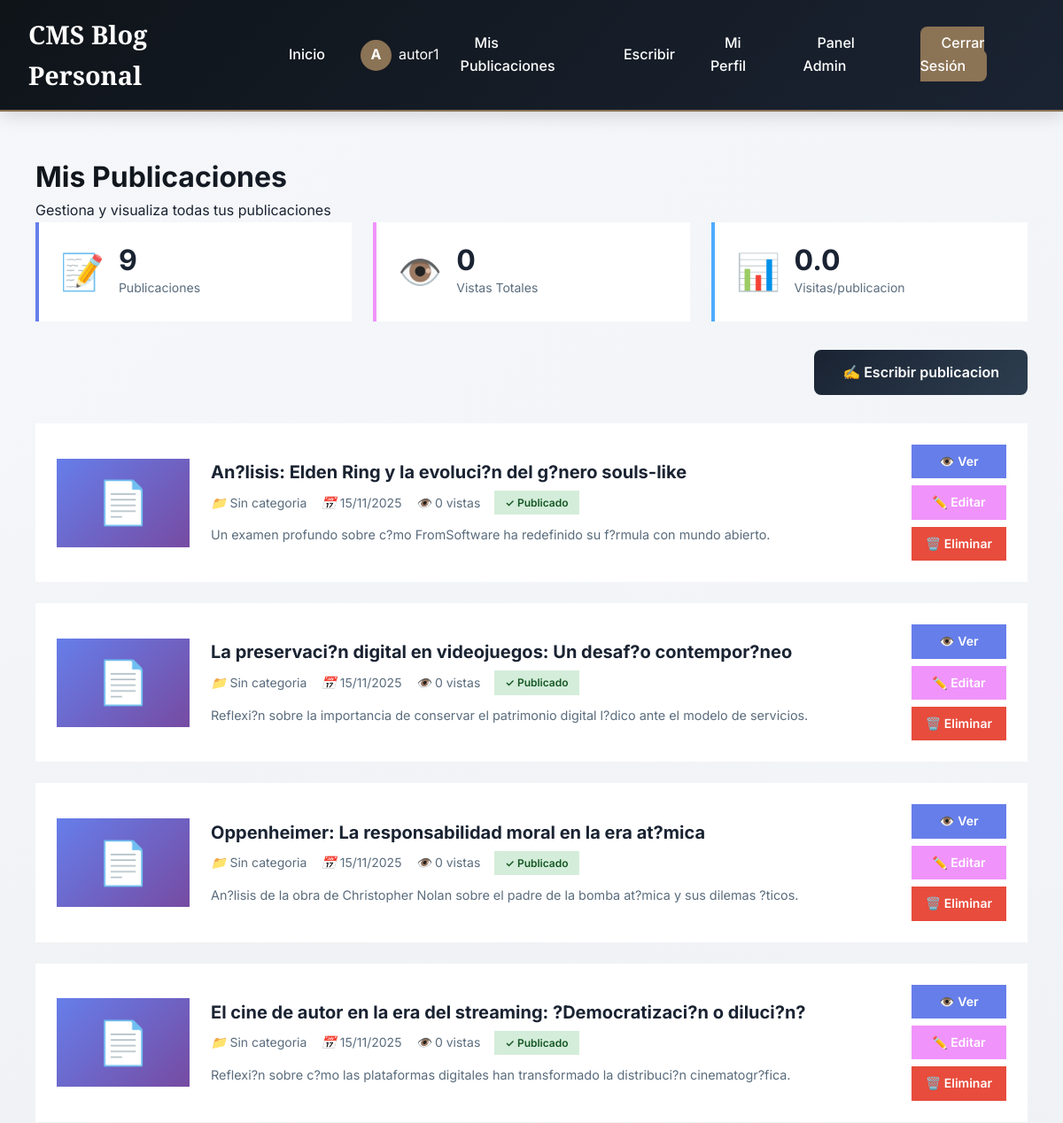
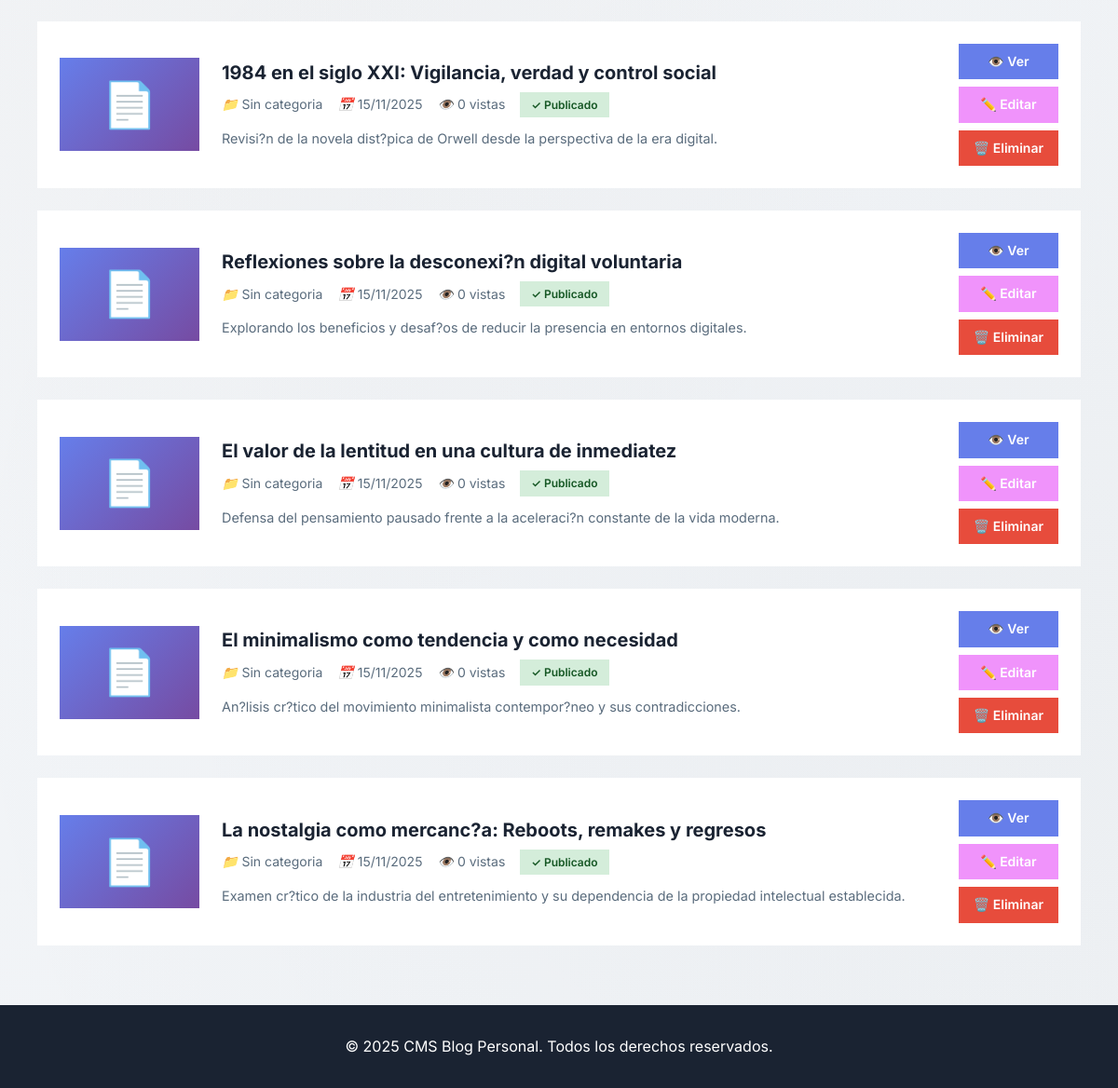
Before: /public/my-posts.php (signed in) with the older database file (2 pictures, top to bottom).
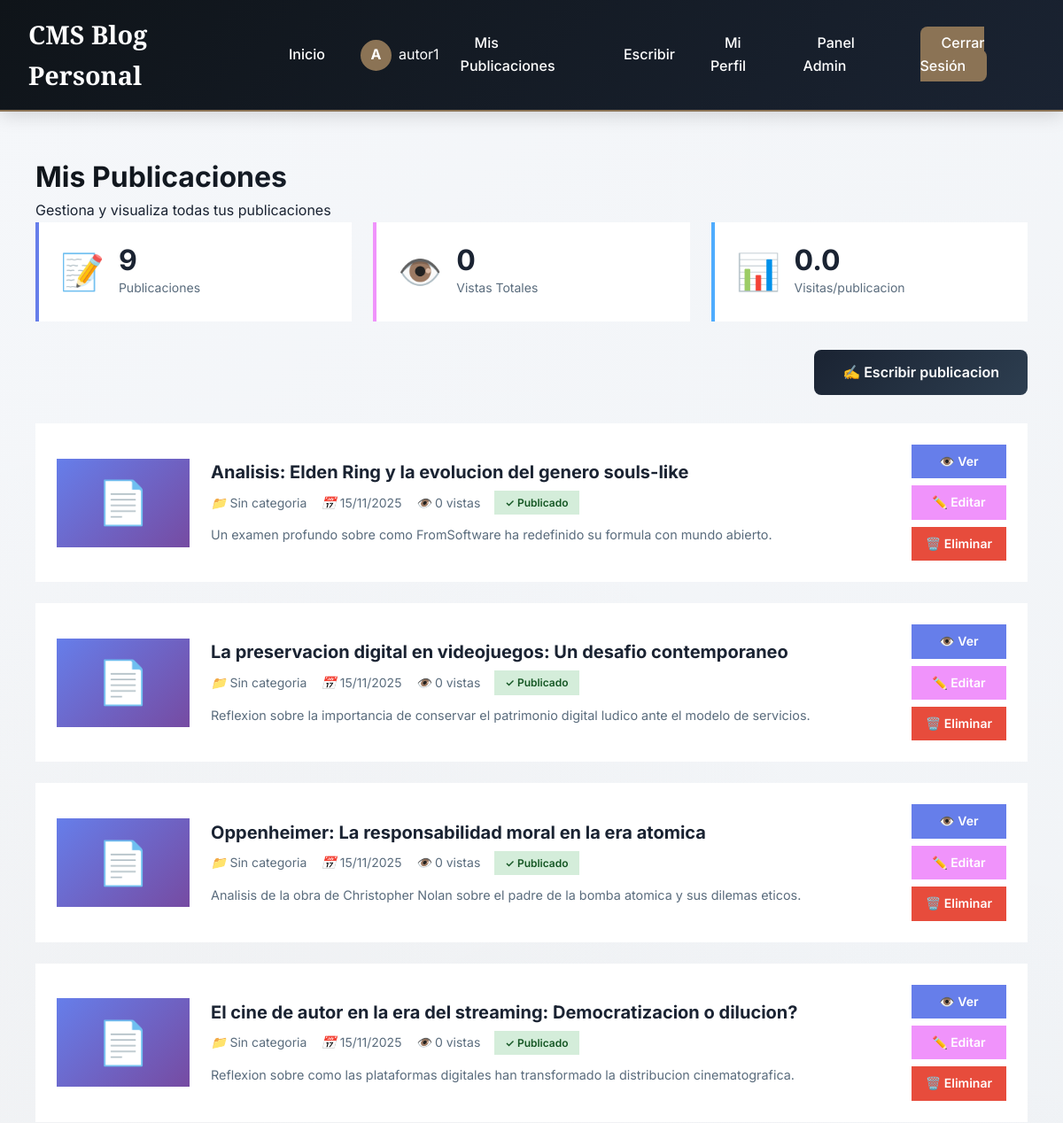
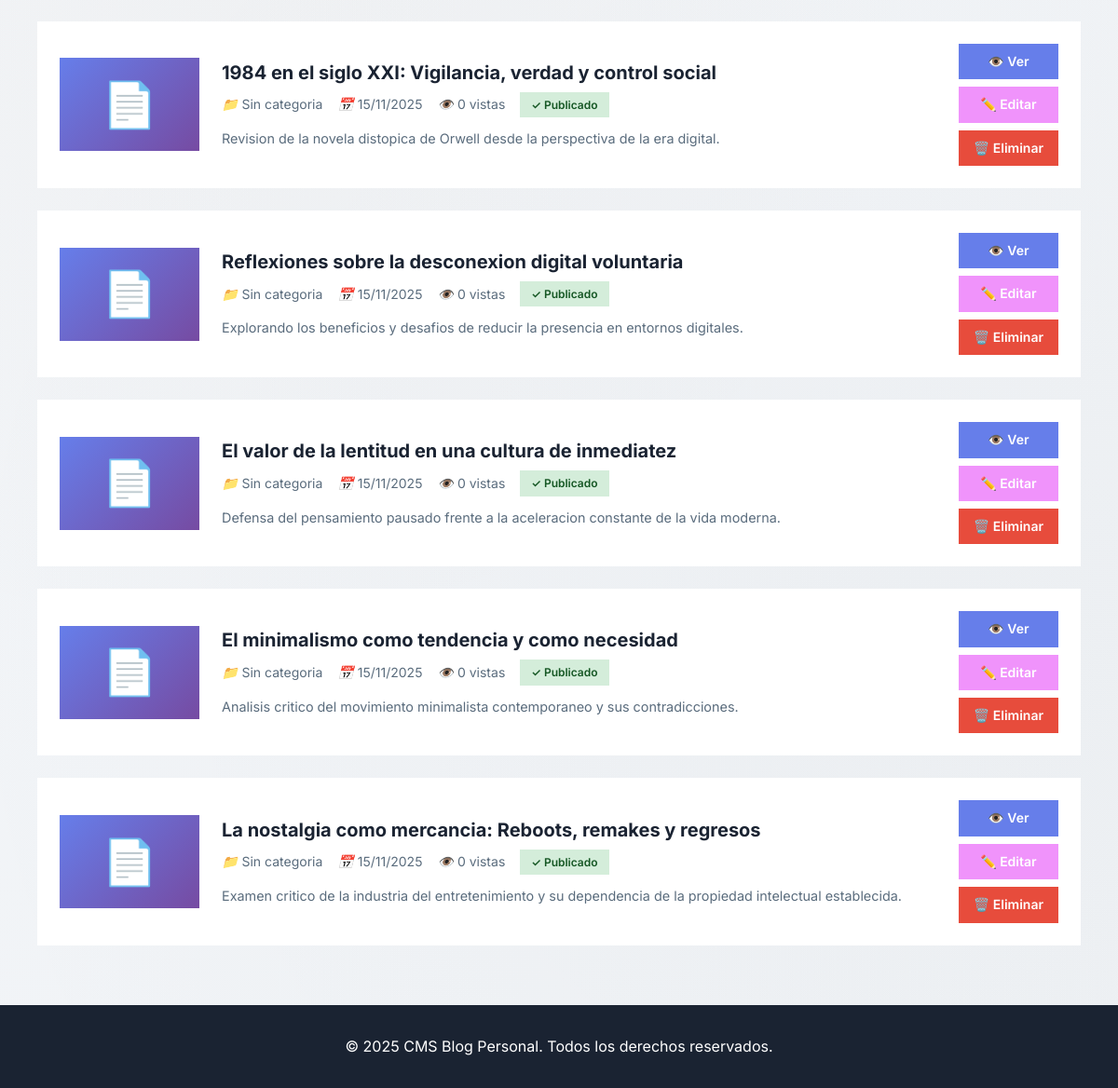
After: the same page with the newer database file (2 pictures, top to bottom).
### tables this page shows
CREATE TABLE `posts` (
  `id` int(11) NOT NULL AUTO_INCREMENT,
  `title` varchar(200) NOT NULL,
  `slug` varchar(200) NOT NULL,
  `description` text DEFAULT NULL,
  `content` longtext NOT NULL,
  `image` varchar(255) DEFAULT NULL,
  `category_id` int(11) DEFAULT NULL,
  `author_id` int(11) NOT NULL,
  `published` tinyint(1) DEFAULT 0,
  `views` int(11) DEFAULT 0,
  `created_at` timestamp NOT NULL DEFAULT current_timestamp(),
  `updated_at` timestamp NOT NULL DEFAULT current_timestamp() ON UPDATE current_timestamp(),
  PRIMARY KEY (`id`),
  UNIQUE KEY `slug` (`slug`),
  KEY `idx_slug` (`slug`),
  KEY `idx_category` (`category_id`),
  KEY `idx_author` (`author_id`),
  KEY `idx_published` (`published`),
  KEY `idx_created` (`created_at`),
  CONSTRAINT `posts_ibfk_1` FOREIGN KEY (`category_id`) REFERENCES `categories` (`id`) ON DELETE SET NULL,
  CONSTRAINT `posts_ibfk_2` FOREIGN KEY (`author_id`) REFERENCES `users` (`id`) ON DELETE CASCADE
);

### app/Models/Database.php (called while the page is built, shortened)
<?php
class Database {
    private static $instance = null;
    private $connection;
    private function __construct() {
        try {
            $host = DB_HOST;
            $port = defined('DB_PORT') ? DB_PORT : '3306';
            $dbname = DB_NAME;
            $username = DB_USER;
            $password = DB_PASS;
            $charset = defined('DB_CHARSET') ? DB_CHARSET : 'utf8mb4';
            $dsn = "mysql:host=$host;port=$port;dbname=$dbname;charset=$charset";
            $options = [
                PDO::ATTR_ERRMODE            => PDO::ERRMODE_EXCEPTION,
                PDO::ATTR_DEFAULT_FETCH_MODE => PDO::FETCH_ASSOC,
                PDO::ATTR_EMULATE_PREPARES   => false,
                PDO::ATTR_TIMEOUT            => 5,
            ];
            $this->connection = new PDO($dsn, $username, $password, $options);
        } catch (PDOException $e) {
            $errorMsg = "Error de conexión a la base de datos: " . $e->getMessage();
            $errorMsg .= "\n\nPor favor verifica que:";
            $errorMsg .= "\n1. El servidor MySQL/MariaDB esté activo (XAMPP, WAMP, etc.)";
            $errorMsg .= "\n2. Las credenciales en config/config.php sean correctas";
            $errorMsg .= "\n3. La base de datos 'cms_blog' exista";
            $errorMsg .= "\n4. El puerto sea el correcto (usualmente 3306)";
            die("<pre style='background:#ff4444;color:white;padding:20px;border-radius:8px;'>$errorMsg</pre>");
        }
    }
    public static function getInstance() {
        if (self::$instance === null) {
            self::$instance = new self();
        }
        return self::$instance;
    }
    public function getConnection() {
        return $this->connection;
    }
}

### app/Models/User.php (called while the page is built, shortened)
<?php
class User {
    public function isLoggedIn() {
        return isset($_SESSION['user_id']);
    }
    public function getCurrentUser() {
        return $_SESSION['user'] ?? null;
    }
    public function hasRole($role) {
        return isset($_SESSION['role']) && $_SESSION['role'] === $role;
    }
}

### public/my-posts.php (the view, shortened to what this page needs)
<?php
$userModel = new User();
$currentUser = $userModel->getCurrentUser();
$db = Database::getInstance()->getConnection();
$sql = "SELECT p.*, c.name as category_name, c.slug as category_slug
        FROM posts p
        LEFT JOIN categories c ON p.category_id = c.id
        WHERE p.author_id = :author_id
        ORDER BY p.created_at DESC";
$stmt = $db->prepare($sql);
$stmt->bindValue(':author_id', $currentUser['id'], PDO::PARAM_INT);
$stmt->execute();
$myPosts = $stmt->fetchAll();
$totalPosts = count($myPosts);
$totalViews = array_sum(array_column($myPosts, 'views'));
include VIEWS_PATH . '/header.php';
?>
<main class="main-container">
    <div class="my-posts-container">
        <div class="page-header-user">
            <h1>Mis Publicaciones</h1>
            <p>Gestiona y visualiza todas tus publicaciones</p>
        </div>
        <div class="user-stats">
            <div class="stat-box">
                <div class="stat-icon">📝</div>
                <div class="stat-info">
                    <div class="stat-number"><?= $totalPosts ?></div>
                    <div class="stat-label">Publicaciones</div>
                </div>
            </div>
            <div class="stat-box">
                <div class="stat-icon">👁️</div>
                <div class="stat-info">
                    <div class="stat-number"><?= number_format($totalViews) ?></div>
                    <div class="stat-label">Vistas Totales</div>
                </div>
            </div>
            <div class="stat-box">
                <div class="stat-icon">📊</div>
                <div class="stat-info">
                    <div class="stat-number"><?= $totalPosts > 0 ? number_format($totalViews / $totalPosts, 1) : 0 ?></div>
                    <div class="stat-label">Visitas/publicacion</div>
                </div>
            </div>
        </div>
        <div class="action-bar">
            <a href="<?= BASE_URL ?>/create-post.php" class="btn-primary">
                <span>✍️</span> Escribir publicacion
            </a>
        </div>
        <?php if (empty($myPosts)): ?>
            <div class="empty-state">
                <div class="empty-icon">📭</div>
                <h2>Aun no has escrito nada</h2>
                <p>Comparte tus ideas y conocimientos con la comunidad</p>
                <a href="<?= BASE_URL ?>/create-post.php" class="btn-primary">✍️ Escribir Mi Primera publicacion</a>
            </div>
        <?php else: ?>
            <div class="posts-list-user">
                <?php foreach ($myPosts as $post): ?>
                    <div class="post-item-user">
                        <?php if ($post['image']): ?>
                            <div class="post-thumbnail">
                                <img src="<?= BASE_URL ?>/uploads/posts/<?= htmlspecialchars($post['image']) ?>"
                                     alt="<?= htmlspecialchars($post['title']) ?>">
                            </div>
                        <?php else: ?>
                            <div class="post-thumbnail no-image">
                                <span class="no-image-icon">📄</span>
                            </div>
                        <?php endif; ?>
                        <div class="post-details">
                            <h3 class="post-title-user">
                                <?= htmlspecialchars($post['title']) ?>
                            </h3>
                            <div class="post-meta-user">
                                <span class="meta-item">
                                    <i class="icon">📁</i>
                                    <?= htmlspecialchars($post['category_name'] ?? 'Sin categoria') ?>
                                </span>
                                <span class="meta-item">
                                    <i class="icon">📅</i>
                                    <?= date('d/m/Y', strtotime($post['created_at'])) ?>
                                </span>
                                <span class="meta-item">
                                    <i class="icon">👁️</i>
                                    <?= number_format($post['views']) ?> vistas
                                </span>
                                <span class="meta-item status-badge <?= $post['published'] ? 'published' : 'draft' ?>">
                                    <?= $post['published'] ? '✓ Publicado' : '⏸ Borrador' ?>
                                </span>
                            </div>
                            <p class="post-description-user">
                                <?= htmlspecialchars(substr($post['description'], 0, 150)) ?>
                            </p>
                        </div>
                        <div class="post-actions-user">
                            <a href="<?= BASE_URL ?>/post.php?id=<?= $post['id'] ?>"
                               class="btn-action-user btn-view"
                               title="Ver post"
                               target="_blank">
                                👁️ Ver
                            </a>
                            <a href="<?= BASE_URL ?>/edit-post.php?id=<?= $post['id'] ?>"
                               class="btn-action-user btn-edit"
                               title="Editar">
                                ✏️ Editar
                            </a>
                            <a href="<?= BASE_URL ?>/delete-post.php?id=<?= $post['id'] ?>"
                               class="btn-action-user btn-delete"
                               title="Eliminar"
                               onclick="return confirm('¿Estás seguro de que quieres eliminar este post? Esta acción no se puede deshacer.')">
                                🗑️ Eliminar
                            </a>
                        </div>
                    </div>
                <?php endforeach; ?>
            </div>
        <?php endif; ?>
    </div>
</main>
<?php include VIEWS_PATH . '/footer.php'; ?>

### app/Views/header.php (shortened to what this page needs)
<!DOCTYPE html>
<html lang="es">
<head>
    <link rel="stylesheet" href="<?= BASE_URL ?>/css/style-clean.css">
    <link rel="stylesheet" href="<?= BASE_URL ?>/css/animations.css">
    <link rel="stylesheet" href="<?= BASE_URL ?>/css/colors-professional.css">
    <link rel="stylesheet" href="<?= BASE_URL ?>/css/auth.css">
</head>
<body>
    <header class="site-header">
        <div class="header-container">
            <div class="logo">
                <a href="<?= BASE_URL ?>/index.php" class="logo-link">
                    <h1>CMS Blog Personal</h1>
                </a>
            </div>
            <nav class="main-nav">
                <ul>
                    <li><a href="<?= BASE_URL ?>/index.php" class="nav-link">Inicio</a></li>
                    <?php
                    $userModel = new User();
                    if ($userModel->isLoggedIn()):
                        $currentUser = $userModel->getCurrentUser();
                    ?>
                        <li class="user-menu">
                            <div class="user-dropdown">
                                <?php if (isset($currentUser['avatar']) && $currentUser['avatar']): ?>
                                    <img src="<?= BASE_URL ?>/uploads/users/<?= htmlspecialchars($currentUser['avatar']) ?>"
                                         alt="<?= htmlspecialchars($currentUser['username']) ?>"
                                         class="user-avatar-header">
                                <?php else: ?>
                                    <span class="user-icon-placeholder">
                                        <?= strtoupper(substr($currentUser['username'], 0, 1)) ?>
                                    </span>
                                <?php endif; ?>
                                <span><?= htmlspecialchars($currentUser['username']) ?></span>
                            </div>
                        </li>
                        <li><a href="<?= BASE_URL ?>/my-posts.php" class="nav-link">Mis Publicaciones</a></li>
                        <li><a href="<?= BASE_URL ?>/create-post.php" class="nav-link">Escribir</a></li>
                        <li><a href="<?= BASE_URL ?>/profile.php" class="nav-link">Mi Perfil</a></li>
                        <?php if ($userModel->hasRole('admin') || $userModel->hasRole('author')): ?>
                            <li><a href="<?= BASE_URL ?>/admin/" class="nav-link">Panel Admin</a></li>
                        <?php endif; ?>
                        <li><a href="<?= BASE_URL ?>/logout.php" class="nav-link btn-login">Cerrar Sesión</a></li>
                    <?php else: ?>
                        <li><a href="<?= BASE_URL ?>/register.php" class="nav-link">Registrarse</a></li>
                        <li><a href="<?= BASE_URL ?>/login.php" class="nav-link btn-login">Iniciar Sesión</a></li>
                    <?php endif; ?>
                </ul>
            </nav>
        </div>
    </header>

### app/Views/footer.php (shortened to what this page needs)
    <footer class="site-footer">
        <div class="footer-container">
            <p>&copy; <?= date('Y') ?> <?= SITE_NAME ?>. Todos los derechos reservados.</p>
        </div>
    </footer>
</body>
</html>

### public/css/style-clean.css (style rules this page uses)
* { margin: 0; padding: 0; box-sizing: border-box; }
:root { --primary-color: #2c3e50; --primary-dark: #1a252f; --primary-light: #34495e; --accent-color: #c0876f; --text-primary: #2c3e50; --text-secondary: #7f8c8d; --text-light: #95a5a6; --bg-main: #f5f6f7; --font-primary: 'Inter', -apple-system, BlinkMacSystemFont, 'Segoe UI', sans-serif; --font-heading: 'Playfair Display', Georgia, serif; }
body { font-family: var(--font-primary); background: radial-gradient(circle at 20% 50%, rgba(139, 115, 85, 0.03) 0%, transparent 50%), radial-gradient(circle at 80% 80%, rgba(26, 35, 50, 0.02) 0%, transparent 50%), linear-gradient(135deg, #f5f7fa 0%, #eff2f5 100%); background-attachment: fixed; color: var(--text-primary); line-height: 1.6; min-height: 100vh; }
.site-header { background: linear-gradient(135deg, #1a252f 0%, #2c3e50 100%); box-shadow: 0 4px 20px rgba(0, 0, 0, 0.15); position: sticky; top: 0; z-index: 1000; border-bottom: 2px solid var(--accent-color); }
.header-container { max-width: 1400px; margin: 0 auto; padding: 1rem 2rem; display: flex; justify-content: space-between; align-items: center; gap: 2rem; }
.logo h1 { color: white; font-family: var(--font-heading); font-size: 1.8rem; margin: 0; }
.logo a { text-decoration: none; color: white; }
.main-nav ul { display: flex; list-style: none; gap: 1.5rem; align-items: center; }
.nav-link { color: white; text-decoration: none; font-weight: 500; padding: 0.5rem 1rem; border-radius: 8px; transition: all 0.3s ease; }
.btn-login { background: var(--accent-color); padding: 0.5rem 1.5rem !important; }
.user-menu { display: flex; align-items: center; }
.user-dropdown { display: flex; align-items: center; gap: 0.5rem; color: white; }
.user-icon-placeholder { width: 35px; height: 35px; border-radius: 50%; background: var(--accent-color); color: white; display: inline-flex; align-items: center; justify-content: center; font-weight: 700; font-size: 1rem; border: 2px solid var(--accent-color); }
.main-container { max-width: 1200px; margin: 3rem auto; padding: 0 1.5rem; }
.btn-primary { display: inline-block; padding: 0.8rem 2rem; background: var(--primary-color); color: white; text-decoration: none; border-radius: 8px; font-weight: 600; transition: all 0.3s ease; }
.site-footer { background: var(--primary-color); color: white; padding: 2rem; text-align: center; margin-top: 4rem; }

### public/css/animations.css (style rules this page uses)
.site-header { animation: slideDown 0.6s ease-out; }
.main-container { animation: fadeIn 0.8s ease-out; }
body { animation: pageEnter 0.4s ease-out; }

### public/css/colors-professional.css (style rules this page uses)
:root { --primary-color: #1a2332; --primary-dark: #0f1419; --primary-light: #2d3e50; --accent-color: #8b7355; --text-primary: #1a2332; --text-secondary: #5a6c7d; --text-light: #7c8b9a; --bg-main: #f4f6f8; }
.site-header { background: linear-gradient(135deg, #0f1419 0%, #1a2332 100%) !important; }
.btn-primary { background: linear-gradient(135deg, #1a2332 0%, #2d3e50 100%) !important; }
.profile-header::before, .page-header-user::before, .create-post-card::before { background: linear-gradient(90deg, #8b7355 0%, #1a2332 50%, #8b7355 100%) !important; }
.profile-header h1, .page-header-user h1 { background: linear-gradient(135deg, #0f1419 0%, #1a2332 50%, #8b7355 100%) !important; -webkit-background-clip: text !important; -webkit-text-fill-color: transparent !important; background-clip: text !important; }
.stat-box::before { background: linear-gradient(90deg, #8b7355, #1a2332) !important; }
.user-avatar-header, .user-icon-placeholder { border: 2px solid #8b7355 !important; }
.user-icon-placeholder { background: #8b7355 !important; }

Changed rows visible on the page:
changed posts: title "An?lisis: Elden Ring y la evoluci?n del g?nero souls-like" → "Analisis: Elden Ring y la evolucion del genero souls-like"; description "Un examen profundo sobre c?mo FromSoftware ha redefinido su f?rmula con mundo abierto." → "Un examen profundo sobre como FromSoftware ha redefinido su formula con mundo abierto."
changed posts: title "La preservaci?n digital en videojuegos: Un desaf?o contempor?neo" → "La preservacion digital en videojuegos: Un desafio contemporaneo"; description "Reflexi?n sobre la importancia de conservar el patrimonio digital l?dico ante el modelo de servicios." → "Reflexion sobre la importancia de conservar el patrimonio digital ludico ante el modelo de servicios."
changed posts: title "Oppenheimer: La responsabilidad moral en la era at?mica" → "Oppenheimer: La responsabilidad moral en la era atomica"; description "An?lisis de la obra de Christopher Nolan sobre el padre de la bomba at?mica y sus dilemas ?ticos." → "Analisis de la obra de Christopher Nolan sobre el padre de la bomba atomica y sus dilemas eticos."
changed posts: title "El cine de autor en la era del streaming: ?Democratizaci?n o diluci?n?" → "El cine de autor en la era del streaming: Democratizacion o dilucion?"; description "Reflexi?n sobre c?mo las plataformas digitales han transformado la distribuci?n cinematogr?fica." → "Reflexion sobre como las plataformas digitales han transformado la distribucion cinematografica."
changed posts: description "Revisi?n de la novela dist?pica de Orwell desde la perspectiva de la era digital." → "Revision de la novela distopica de Orwell desde la perspectiva de la era digital."
changed posts: title "Reflexiones sobre la desconexi?n digital voluntaria" → "Reflexiones sobre la desconexion digital voluntaria"; description "Explorando los beneficios y desaf?os de reducir la presencia en entornos digitales." → "Explorando los beneficios y desafios de reducir la presencia en entornos digitales."
changed posts "El valor de la lentitud en una cultura de inmediatez": description "Defensa del pensamiento pausado frente a la aceleraci?n constante de la vida moderna." → "Defensa del pensamiento pausado frente a la aceleracion constante de la vida moderna."
changed posts "El minimalismo como tendencia y como necesidad": description "An?lisis cr?tico del movimiento minimalista contempor?neo y sus contradicciones." → "Analisis critico del movimiento minimalista contemporaneo y sus contradicciones."
changed posts: title "La nostalgia como mercanc?a: Reboots, remakes y regresos" → "La nostalgia como mercancia: Reboots, remakes y regresos"; description "Examen cr?tico de la industria del entretenimiento y su dependencia de la propiedad intelectual establecida." → "Examen critico de la industria del entretenimiento y su dependencia de la propiedad intelectual establecida."
